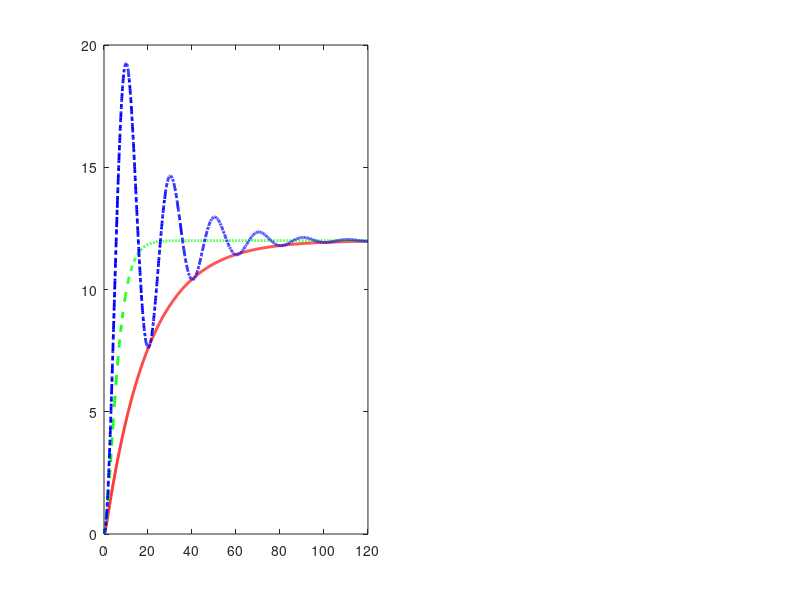

This chart was generated by the following MATLAB code: (Note: this script raises an error after producing the figure.)
%% RLC Devresi - Gecici Rejim Analizi (Üc Sonum Durumu)
% Aysel Zeynep Kavakli
% Yildiz Teknik Universitesi - Devre Analizi Odevi

clear all; close all; clc;

%% Devre Parametreleri (sabit)
L  = 0.1;        % Endüktans [H]
C  = 100e-6;     % Kondansator [F]
Vs = 12;         % Kaynak gerilimi [V]

omega0 = 1 / sqrt(L*C);          % Dogal frekans [rad/s]
R_krit = 2 * sqrt(L/C);          % Kritik direnc [Ohm]
f0     = omega0 / (2*pi);        % Dogal frekans [Hz]

fprintf('=== RLC DEVRESI SABIT PARAMETRELER ===\n');
fprintf('L      = %.2f H\n',      L);
fprintf('C      = %.0f uF\n',     C*1e6);
fprintf('Vs     = %.0f V\n',      Vs);
fprintf('omega0 = %.2f rad/s\n',  omega0);
fprintf('f0     = %.2f Hz\n',     f0);
fprintf('R_krit = %.4f Ohm\n',    R_krit);

%% Zaman ekseni
t = linspace(0, 0.12, 2000);

%% --- DURUM 1: ASIRI SONUMLU (R > R_krit) ---
R1    = 200;
alpha1 = R1/(2*L);
s1_p  = -alpha1 + sqrt(alpha1^2 - omega0^2);
s1_n  = -alpha1 - sqrt(alpha1^2 - omega0^2);
A2_1  = Vs*s1_p / (s1_p - s1_n);
A1_1  = Vs - A2_1;
vC1   = Vs - (A1_1*exp(s1_p*t) + A2_1*exp(s1_n*t));

fprintf('\n--- ASIRI SONUMLU (R=%.0f Ohm) ---\n', R1);
fprintf('alpha = %.2f rad/s,  zeta = %.3f\n', alpha1, alpha1/omega0);
fprintf('s1 = %.2f rad/s,  s2 = %.2f rad/s\n', s1_p, s1_n);

%% --- DURUM 2: KRITIK SONUMLU (R = R_krit) ---
R2     = R_krit;
alpha2 = R2/(2*L);
vC2    = Vs - (Vs + Vs*alpha2*t) .* exp(-alpha2*t);

fprintf('\n--- KRITIK SONUMLU (R=%.2f Ohm) ---\n', R2);
fprintf('alpha = %.2f rad/s,  zeta = %.3f\n', alpha2, alpha2/omega0);

%% --- DURUM 3: EKSIK SONUMLU (R < R_krit) ---
R3     = 10;
alpha3 = R3/(2*L);
omegaD = sqrt(omega0^2 - alpha3^2);
B3     = Vs * alpha3 / omegaD;
vC3    = Vs - exp(-alpha3*t) .* (Vs*cos(omegaD*t) + B3*sin(omegaD*t));

fprintf('\n--- EKSIK SONUMLU (R=%.0f Ohm) ---\n', R3);
fprintf('alpha  = %.2f rad/s,  zeta = %.3f\n', alpha3, alpha3/omega0);
fprintf('omegaD = %.2f rad/s\n', omegaD);
fprintf('Salınim periyodu = %.4f ms\n', 2*pi/omegaD*1000);

%% Grafik 1: Uc durum karsilastirma
figure('Name','RLC - Uc Sonum Durumu','NumberTitle','off','Position',[50 50 1100 500]);

subplot(1,2,1);
plot(t*1000, vC1, 'r-',  'LineWidth', 2.0, 'DisplayName', sprintf('Asiri Sönümlü R=%.0f Ohm', R1));
hold on;
plot(t*1000, vC2, 'g--', 'LineWidth', 2.0, 'DisplayName', sprintf('Kritik R=%.1f Ohm', R2));
plot(t*1000, vC3, 'b-.', 'LineWidth', 2.0, 'DisplayName', sprintf('Eksik Sönümlü R=%.0f Ohm', R3));
yline(Vs, 'k:', 'LineWidth', 1.0, 'DisplayName', 'Vs = 12 V');
xlabel('Zaman (ms)', 'FontSize', 11);
ylabel('v_C(t)  [V]', 'FontSize', 11);
title('Kondansator Gerilimi - Sonum Karsilastirmasi', 'FontSize', 12, 'FontWeight', 'bold');
legend('Location', 'southeast', 'FontSize', 9);
grid on; ylim([-3 22]);

%% Grafik 2: Enerji analizi (eksik sonumlu)
iC3 = C * gradient(vC3, t);   % Kondansator akimi = C*dvC/dt
WC3 = 0.5 * C * vC3.^2;
WL3 = 0.5 * L * iC3.^2;
Wtot = WC3 + WL3;

subplot(1,2,2);
plot(t*1000, WC3*1000, 'b-',  'LineWidth', 2.0, 'DisplayName', 'W_C(t)');
hold on;
plot(t*1000, WL3*1000, 'r--', 'LineWidth', 2.0, 'DisplayName', 'W_L(t)');
plot(t*1000, Wtot*1000,'k:',  'LineWidth', 1.5, 'DisplayName', 'W_{toplam}(t)');
xlabel('Zaman (ms)', 'FontSize', 11);
ylabel('Enerji (mJ)', 'FontSize', 11);
title('Enerji Alisverisi - Eksik Sonumlu (R=10 Ohm)', 'FontSize', 12, 'FontWeight', 'bold');
legend('Location', 'northeast', 'FontSize', 9);
grid on;

sgtitle('RLC Devresi - Gecici Rejim Analizi (L=0.1H, C=100uF, Vs=12V)', ...
    'FontSize', 13, 'FontWeight', 'bold');

saveas(gcf, fullfile('docs','RLC_Grafik.png'));
fprintf('\nGrafik kaydedildi: docs/RLC_Grafik.png\n');

%% Transfer fonksiyonu (nominal R=100 Ohm)
fprintf('\n=== TRANSFER FONKSIYONU (R=100 Ohm) ===\n');
R_nom = 100;
fprintf('H(s) = 1 / (%.5f*s^2 + %.4f*s + 1)\n', L*C, R_nom*C);
wn   = 1/sqrt(L*C);              % Dogal frekans (toolbox gerektirmez)
zeta = (R_nom/2)*sqrt(C/L);      % Sonum orani
fprintf('Dogal frekans wn = %.2f rad/s\n', wn);
fprintf('Sonum orani  zeta = %.4f\n', zeta);
